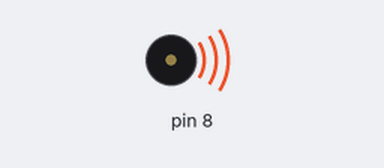
Recording of a sketch running on a simulated Arduino Uno, built with avr-gcc and run on an emulated ATmega328P. Shown: buzzer (waves = sounding).

Above: at 0.1 s.
At 0.7 s:
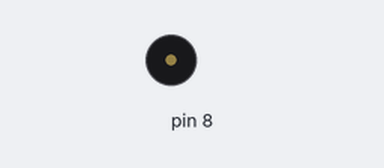
Timing chart, 0 to 2.2 s (numbered marks = the images above):
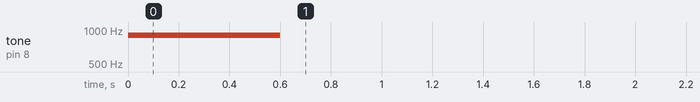

The sketch:

NO1.ino
```cpp
void setup(){

    tone(8, 900,600);
}
void loop(){

}
```

Measured:
- by itself, tone on pin 8: silent → 900 Hz at 0.00 s, → silent 0.60 s later
